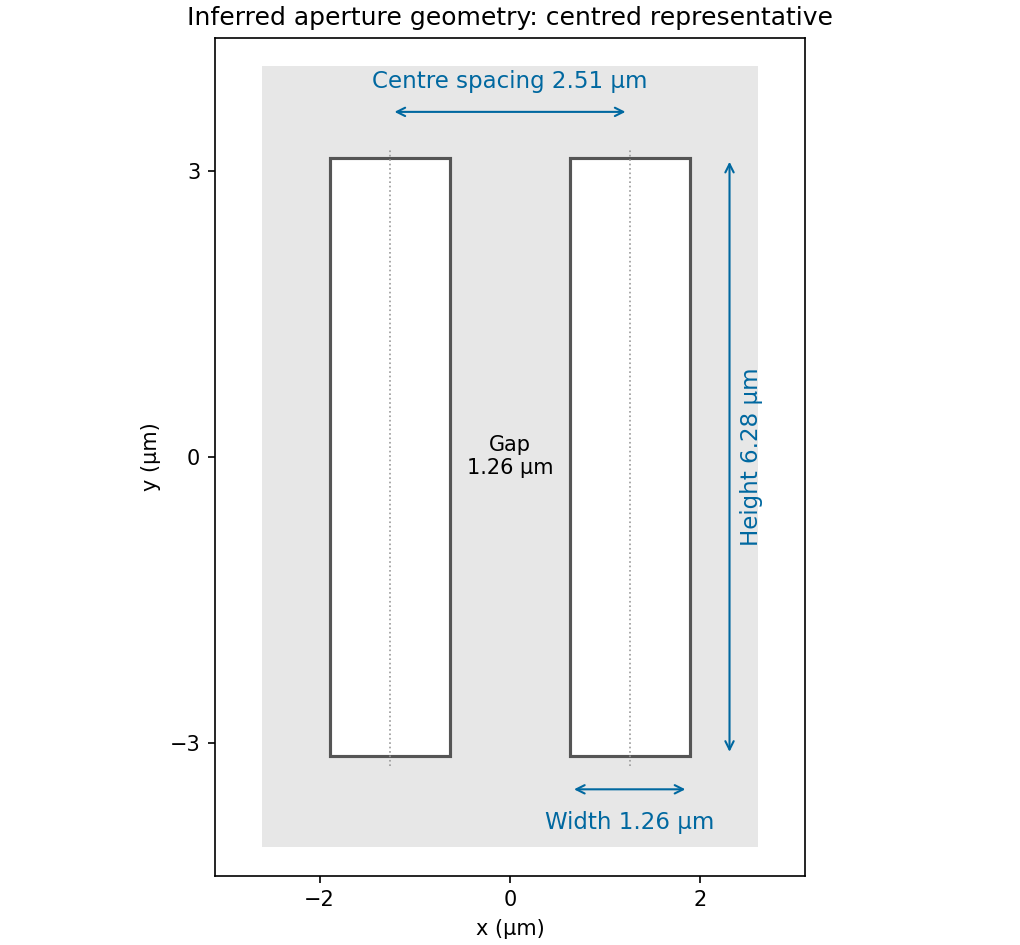

Write Python code to recreate this figure.
"""Original solution figure; tested with Python 3.14.

Uses NumPy and Matplotlib as declared in the root pyproject.toml.
Writes its PNG basename to the current working directory.
"""
from pathlib import Path
import matplotlib
matplotlib.use("Agg")
import matplotlib.pyplot as plt
import numpy as np

def main():
    w=2*np.pi/5;h=2*np.pi;s=2*np.pi/2.5
    fig,ax=plt.subplots(figsize=(6.8,6.3),layout="constrained")
    ax.add_patch(plt.Rectangle((-2.6,-4.1),5.2,8.2,facecolor="#e7e7e7",edgecolor="none"))
    for center in (-s/2,s/2):
        ax.add_patch(plt.Rectangle((center-w/2,-h/2),w,h,facecolor="white",edgecolor="#555555",lw=1.5))
        ax.plot([center,center],[-h/2-.1,h/2+.1],ls=":",color="#999999",lw=.8)
    def dimension(a,b,text,position):
        ax.annotate("",xy=b,xytext=a,arrowprops={"arrowstyle":"<->","color":"#0068a0"})
        ax.text(*position,text,ha="center",va="center",fontsize=11,color="#0068a0")
    dimension((-s/2,h/2+.48),(s/2,h/2+.48),"Centre spacing 2.51 μm",(0,h/2+.8))
    dimension((s/2-w/2,-h/2-.35),(s/2+w/2,-h/2-.35),"Width 1.26 μm",(s/2,-h/2-.7))
    dimension((s/2+w/2+.42,-h/2),(s/2+w/2+.42,h/2),"",(0,0))
    ax.text(s/2+w/2+.65,0,"Height 6.28 μm",rotation=90,ha="center",va="center",fontsize=11,color="#0068a0")
    ax.text(0,0,"Gap\n1.26 μm",ha="center",va="center",fontsize=10)
    ax.set(xlim=(-3.1,3.1),ylim=(-4.4,4.4),xlabel="x (μm)",ylabel="y (μm)",
           title="Inferred aperture geometry: centred representative")
    ax.set_aspect("equal");ax.set_xticks([-2,0,2]);ax.set_yticks([-3,0,3])

    fig.savefig(Path(__file__).with_suffix(".png").name, dpi=150,
                facecolor="white", transparent=False)
    plt.close(fig)


if __name__ == "__main__":
    main()
